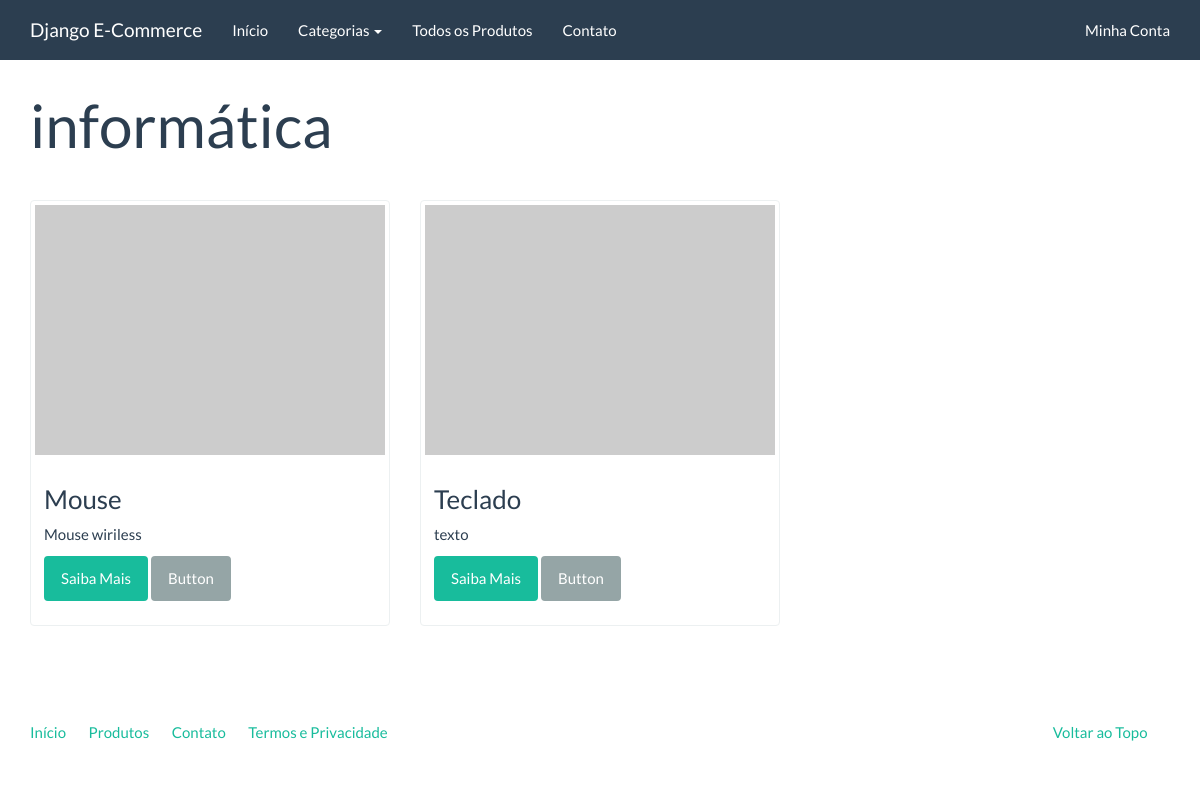
Page /produtos/categoria/informatica/ on the committed database.
### catalog/models.py (models this page shows, shortened)
class Category(models.Model):
    name = models.CharField('Nome', max_length=100)
    slug = models.SlugField('Identificador', max_length=100)
    created = models.DateTimeField('Criado em', auto_now_add=True)
    modified = models.DateTimeField('modificado em', auto_now=True)
    class Meta:
        verbose_name = 'Categoria'
        verbose_name_plural = 'Categorias'
        ordering = ['name']
    def __str__(self):
        return self.name

class Product(models.Model):
    name = models.CharField('Nome', max_length=100)
    slug = models.SlugField('Identificador', max_length=100)
    category = models.ForeignKey('catalog.Category', verbose_name='Categoria', on_delete=models.PROTECT)
    description = models.TextField('Descrição', blank=True)
    price = models.DecimalField('Preço', decimal_places=2, max_digits=10)
    created = models.DateTimeField('Criado em', auto_now_add=True)
    modified = models.DateTimeField('modificado em', auto_now=True)
    class Meta:
        verbose_name = 'Produto'
        verbose_name_plural = 'Produtos'
        ordering = ['name']
    def __str__(self):
        return self.name

### catalog/views.py (the view)
# urls.py: path('produtos/categoria/<slug:category_slug>/', category, name='category'),
def category(request, category_slug):
    category = get_object_or_404(Category, slug=category_slug)
    products = Product.objects.filter(category=category)
    context = {
        "category": category,
        "products": products,
    }
    return render(request, 'catalog/category.html', context)

### catalog/context_processors.py (called while the page is built)
def categories(request):
    return {
        'categories': Category.objects.all()
    }

### catalog/templates/catalog/category.html (shortened to what this page needs)
{% extends "base.html" %}
{% block container %}
<div class="page-header">
    <h1>{{ category.name }}</h1>
</div>
<div class="row">
    {% for product in products %}
    <div class="col-sm-6 col-md-4">
        <div class="thumbnail">
            <a href="{% url 'produto_unitario' product.slug %}">
                <img src="http://placehold.it/350x250" alt="" />
            </a>
            <div class="caption">
                <h3>{{ product }}</h3>
                {{ product.description|linebreaks }}
                <p><a href="{% url 'produto_unitario' product.slug %}" class="btn btn-success" role="button">Saiba Mais</a> <a href="#" class="btn btn-default" role="button">Button</a></p>
            </div>
        </div>
    </div>
    {% endfor %}
</div>
{% endblock %}

### rows in the picture
Category: name "informática"
Product: name "Mouse", description "Mouse wiriless"
Product: name "Teclado", description "texto"
